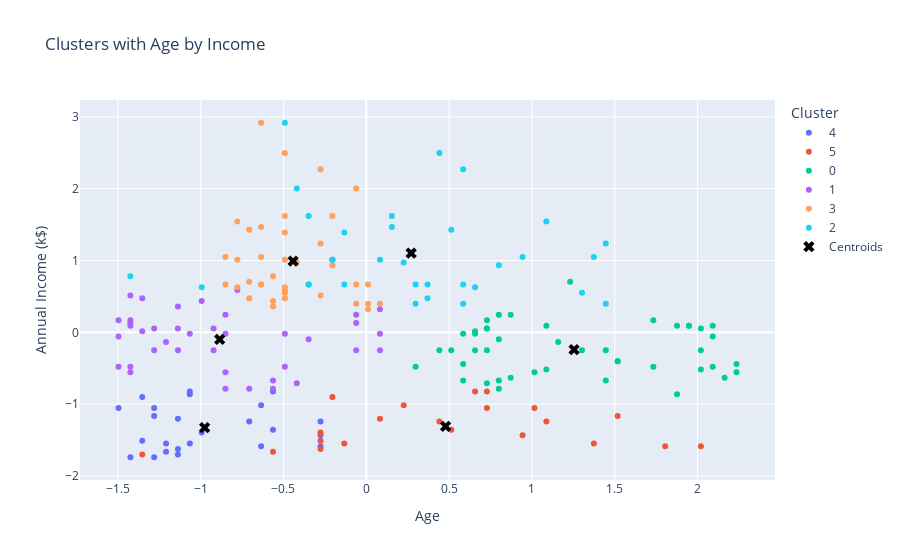

Source (notebook cell):
### Code cell
fig = px.scatter(data_frame=dfs, x=dfs[:, 0], y=dfs[:, 1],
                 color_continuous_scale = 'darkmint', color = slabel,
                 labels={'size':'cluster', 'x':'Age', 'y':'Annual Income (k$)', 'color':'Cluster'},
                 hover_data={'Gender':customer_data['Gender'], 'Age':customer_data['Age'], 'Annual Income (k$)':customer_data['Annual Income (k$)']}, title='Clusters with Age by Income')


fig.add_scatter(x=centroids[:, 0], y=centroids[:, 1], mode='markers', marker=dict(size=10, symbol='x', color='black'), name='Centroids')
fig

### Figure 1 — Plotly figure (JSON) as saved in the notebook; plotly's stock layout.template omitted (floating-point values rounded to 4 significant figures; data arrays with more than 128 entries replaced by an {"elided": "..."} marker saying what was removed)
{"data": [{"customdata": [["Male", 19, 15], ["Male", 21, 15], ["Female", 23, 16], ["Female", 22, 17], ["Female", 23, 18], ["Female", 30, 19], ["Female", 35, 19], ["Female", 24, 20], ["Male", 22, 20], ["Male", 20, 21], ["Female", 35, 23], ["Male", 25, 24], ["Male", 31, 25], ["Male", 29, 28], ["Male", 35, 28], ["Female", 23, 29], ["Female", 21, 30], ["Male", 18, 33], ["Female", 21, 33], ["Female", 30, 34], ["Female", 20, 37], ["Male", 24, 38], ["Female", 31, 39], ["Female", 24, 39]], "hovertemplate": "Cluster=4<br>Age=%{customdata[1]}<br>Annual Income (k$)=%{customdata[2]}<br>Gender=%{customdata[0]}<extra></extra>", "legendgroup": "4", "marker": {"color": "#636efa", "symbol": "circle"}, "mode": "markers", "name": "4", "orientation": "v", "showlegend": true, "type": "scatter", "x": [-1.425, -1.281, -1.138, -1.209, -1.138, -0.6351, -0.2763, -1.066, -1.209, -1.353, -0.2763, -0.994, -0.5634, -0.7069, -0.2763, -1.138, -1.281, -1.496, -1.281, -0.6351, -1.353, -1.066, -0.5634, -1.066], "xaxis": "x", "y": [-1.739, -1.739, -1.701, -1.663, -1.624, -1.586, -1.586, -1.548, -1.548, -1.51, -1.434, -1.395, -1.357, -1.243, -1.243, -1.205, -1.166, -1.052, -1.052, -1.014, -0.8993, -0.8611, -0.8229, -0.8229], "yaxis": "y"}, {"customdata": [["Female", 20, 16], ["Female", 31, 17], ["Female", 35, 18], ["Male", 64, 19], ["Male", 67, 19], ["Female", 58, 20], ["Male", 37, 20], ["Female", 35, 21], ["Male", 52, 23], ["Male", 35, 24], ["Female", 46, 25], ["Female", 54, 28], ["Female", 45, 28], ["Female", 40, 29], ["Male", 60, 30], ["Male", 53, 33], ["Female", 49, 33], ["Female", 42, 34], ["Female", 36, 37], ["Male", 48, 39], ["Female", 49, 39]], "hovertemplate": "Cluster=5<br>Age=%{customdata[1]}<br>Annual Income (k$)=%{customdata[2]}<br>Gender=%{customdata[0]}<extra></extra>", "legendgroup": "5", "marker": {"color": "#EF553B", "symbol": "circle"}, "mode": "markers", "name": "5", "orientation": "v", "showlegend": true, "type": "scatter", "x": [-1.353, -0.5634, -0.2763, 1.805, 2.02, 1.374, -0.1328, -0.2763, 0.9437, -0.2763, 0.5131, 1.087, 0.4414, 0.08253, 1.518, 1.015, 0.7284, 0.2261, -0.2045, 0.6567, 0.7284], "xaxis": "x", "y": [-1.701, -1.663, -1.624, -1.586, -1.586, -1.548, -1.548, -1.51, -1.434, -1.395, -1.357, -1.243, -1.243, -1.205, -1.166, -1.052, -1.052, -1.014, -0.8993, -0.8229, -0.8229], "yaxis": "y"}, {"customdata": {"elided": "45x3 mixed values"}, "hovertemplate": "Cluster=0<br>Age=%{customdata[1]}<br>Annual Income (k$)=%{customdata[2]}<br>Gender=%{customdata[0]}<extra></extra>", "legendgroup": "0", "marker": {"color": "#00cc96", "symbol": "circle"}, "mode": "markers", "name": "0", "orientation": "v", "showlegend": true, "type": "scatter", "x": [1.877, 0.8002, 0.7284, 1.446, 0.8002, 0.5849, 0.872, 2.164, 1.015, 2.236, 2.02, 1.087, 1.733, 0.2978, 2.092, 2.236, 0.5849, 1.518, 1.518, 1.446, 0.4414, 0.7284, 1.303, 2.02, 0.5131, 0.6567, 1.159, 0.8002, 2.092, 0.6567, 0.5849, 0.6567, 0.7284, 2.02, 0.7284, 1.948, 1.087, 2.092, 1.948, 1.877, 1.733, 0.7284, 0.872, 0.8002, 1.231], "xaxis": "x", "y": [-0.8611, -0.7848, -0.7084, -0.6703, -0.6703, -0.6703, -0.6321, -0.6321, -0.5557, -0.5557, -0.5176, -0.5176, -0.4794, -0.4794, -0.4794, -0.4412, -0.4412, -0.4031, -0.4031, -0.2504, -0.2504, -0.2504, -0.2504, -0.2504, -0.2504, -0.2504, -0.1359, -0.09771, -0.05954, -0.02137, -0.02137, 0.01679, 0.05496, 0.05496, 0.05496, 0.09313, 0.09313, 0.09313, 0.09313, 0.09313, 0.1695, 0.1695, 0.2458, 0.2458, 0.7038], "yaxis": "y"}, {"customdata": [["Female", 27, 40], ["Female", 29, 40], ["Female", 31, 40], ["Male", 33, 42], ["Female", 31, 43], ["Female", 27, 46], ["Male", 19, 46], ["Male", 18, 48], ["Male", 19, 48], ["Female", 32, 48], ["Male", 26, 54], ["Male", 40, 54], ["Female", 23, 54], ["Male", 38, 54], ["Female", 21, 54], ["Female", 22, 57], ["Female", 34, 58], ["Male", 18, 59], ["Female", 40, 60], ["Female", 32, 60], ["Male", 24, 60], ["Female", 27, 60], ["Male", 20, 61], ["Female", 23, 62], ["Male", 26, 62], ["Female", 21, 62], ["Female", 19, 63], ["Female", 38, 64], ["Male", 19, 64], ["Female", 18, 65], ["Female", 19, 65], ["Male", 27, 67], ["Female", 38, 67], ["Female", 40, 69], ["Female", 23, 70], ["Female", 25, 72], ["Male", 20, 73], ["Male", 19, 74], ["Female", 28, 76]], "hovertemplate": "Cluster=1<br>Age=%{customdata[1]}<br>Annual Income (k$)=%{customdata[2]}<br>Gender=%{customdata[0]}<extra></extra>", "legendgroup": "1", "marker": {"color": "#ab63fa", "symbol": "circle"}, "mode": "markers", "name": "1", "orientation": "v", "showlegend": true, "type": "scatter", "x": [-0.8504, -0.7069, -0.5634, -0.4198, -0.5634, -0.8504, -1.425, -1.496, -1.425, -0.4916, -0.9222, 0.08253, -1.138, -0.061, -1.281, -1.209, -0.3481, -1.496, 0.08253, -0.4916, -1.066, -0.8504, -1.353, -1.138, -0.9222, -1.281, -1.425, -0.061, -1.425, -1.496, -1.425, -0.8504, -0.061, 0.08253, -1.138, -0.994, -1.353, -1.425, -0.7787], "xaxis": "x", "y": [-0.7848, -0.7848, -0.7848, -0.7084, -0.6703, -0.5557, -0.5557, -0.4794, -0.4794, -0.4794, -0.2504, -0.2504, -0.2504, -0.2504, -0.2504, -0.1359, -0.09771, -0.05954, -0.02137, -0.02137, -0.02137, -0.02137, 0.01679, 0.05496, 0.05496, 0.05496, 0.09313, 0.1313, 0.1313, 0.1695, 0.1695, 0.2458, 0.2458, 0.3221, 0.3603, 0.4367, 0.4748, 0.513, 0.5893], "yaxis": "y"}, {"customdata": [["Male", 39, 69], ["Female", 31, 70], ["Male", 40, 71], ["Male", 38, 71], ["Male", 39, 71], ["Female", 31, 72], ["Female", 29, 73], ["Male", 32, 73], ["Female", 35, 74], ["Male", 32, 75], ["Female", 32, 76], ["Male", 28, 77], ["Female", 32, 77], ["Male", 34, 78], ["Male", 39, 78], ["Female", 38, 78], ["Female", 27, 78], ["Female", 30, 78], ["Female", 30, 78], ["Female", 29, 79], ["Female", 31, 81], ["Female", 36, 85], ["Female", 33, 86], ["Male", 32, 87], ["Male", 28, 87], ["Male", 36, 87], ["Female", 30, 88], ["Male", 27, 88], ["Male", 35, 93], ["Female", 32, 97], ["Female", 29, 98], ["Male", 30, 99], ["Male", 28, 101], ["Female", 36, 103], ["Female", 32, 103], ["Female", 38, 113], ["Female", 35, 120], ["Male", 32, 126], ["Male", 30, 137]], "hovertemplate": "Cluster=3<br>Age=%{customdata[1]}<br>Annual Income (k$)=%{customdata[2]}<br>Gender=%{customdata[0]}<extra></extra>", "legendgroup": "3", "marker": {"color": "#FFA15A", "symbol": "circle"}, "mode": "markers", "name": "3", "orientation": "v", "showlegend": true, "type": "scatter", "x": [0.01077, -0.5634, 0.08253, -0.061, 0.01077, -0.5634, -0.7069, -0.4916, -0.2763, -0.4916, -0.4916, -0.7787, -0.4916, -0.3481, 0.01077, -0.061, -0.8504, -0.6351, -0.6351, -0.7069, -0.5634, -0.2045, -0.4198, -0.4916, -0.7787, -0.2045, -0.6351, -0.8504, -0.2763, -0.4916, -0.7069, -0.6351, -0.7787, -0.2045, -0.4916, -0.061, -0.2763, -0.4916, -0.6351], "xaxis": "x", "y": [0.3221, 0.3603, 0.3985, 0.3985, 0.3985, 0.4367, 0.4748, 0.4748, 0.513, 0.5512, 0.5893, 0.6275, 0.6275, 0.6657, 0.6657, 0.6657, 0.6657, 0.6657, 0.6657, 0.7038, 0.7802, 0.9329, 0.971, 1.009, 1.009, 1.009, 1.047, 1.047, 1.238, 1.391, 1.429, 1.467, 1.544, 1.62, 1.62, 2.002, 2.269, 2.498, 2.918], "yaxis": "y"}, {"customdata": [["Male", 43, 71], ["Male", 59, 71], ["Male", 47, 71], ["Female", 44, 73], ["Female", 57, 75], ["Male", 25, 77], ["Male", 48, 77], ["Female", 34, 78], ["Male", 43, 78], ["Female", 44, 78], ["Female", 47, 78], ["Male", 37, 78], ["Male", 34, 78], ["Male", 19, 81], ["Male", 50, 85], ["Male", 42, 86], ["Female", 36, 87], ["Male", 40, 87], ["Male", 36, 87], ["Female", 52, 88], ["Male", 58, 88], ["Male", 59, 93], ["Female", 37, 97], ["Male", 46, 98], ["Female", 41, 99], ["Female", 54, 101], ["Female", 41, 103], ["Female", 34, 103], ["Male", 33, 113], ["Female", 47, 120], ["Female", 45, 126], ["Male", 32, 137]], "hovertemplate": "Cluster=2<br>Age=%{customdata[1]}<br>Annual Income (k$)=%{customdata[2]}<br>Gender=%{customdata[0]}<extra></extra>", "legendgroup": "2", "marker": {"color": "#19d3f3", "symbol": "circle"}, "mode": "markers", "name": "2", "orientation": "v", "showlegend": true, "type": "scatter", "x": [0.2978, 1.446, 0.5849, 0.3696, 1.303, -0.994, 0.6567, -0.3481, 0.2978, 0.3696, 0.5849, -0.1328, -0.3481, -1.425, 0.8002, 0.2261, -0.2045, 0.08253, -0.2045, 0.9437, 1.374, 1.446, -0.1328, 0.5131, 0.1543, 1.087, 0.1543, -0.3481, -0.4198, 0.5849, 0.4414, -0.4916], "xaxis": "x", "y": [0.3985, 0.3985, 0.3985, 0.4748, 0.5512, 0.6275, 0.6275, 0.6657, 0.6657, 0.6657, 0.6657, 0.6657, 0.6657, 0.7802, 0.9329, 0.971, 1.009, 1.009, 1.009, 1.047, 1.047, 1.238, 1.391, 1.429, 1.467, 1.544, 1.62, 1.62, 2.002, 2.269, 2.498, 2.918], "yaxis": "y"}, {"marker": {"color": "black", "size": 10, "symbol": "x"}, "mode": "markers", "name": "Centroids", "type": "scatter", "x": [1.255, -0.8854, 0.2709, -0.4419, -0.976, 0.479], "y": [-0.2402, -0.09869, 1.102, 0.9916, -1.325, -1.308]}], "layout": {"legend": {"title": {"text": "Cluster"}, "tracegroupgap": 0}, "title": {"text": "Clusters with Age by Income"}, "xaxis": {"anchor": "y", "domain": [0, 1], "title": {"text": "Age"}}, "yaxis": {"anchor": "x", "domain": [0, 1], "title": {"text": "Annual Income (k$)"}}}}
